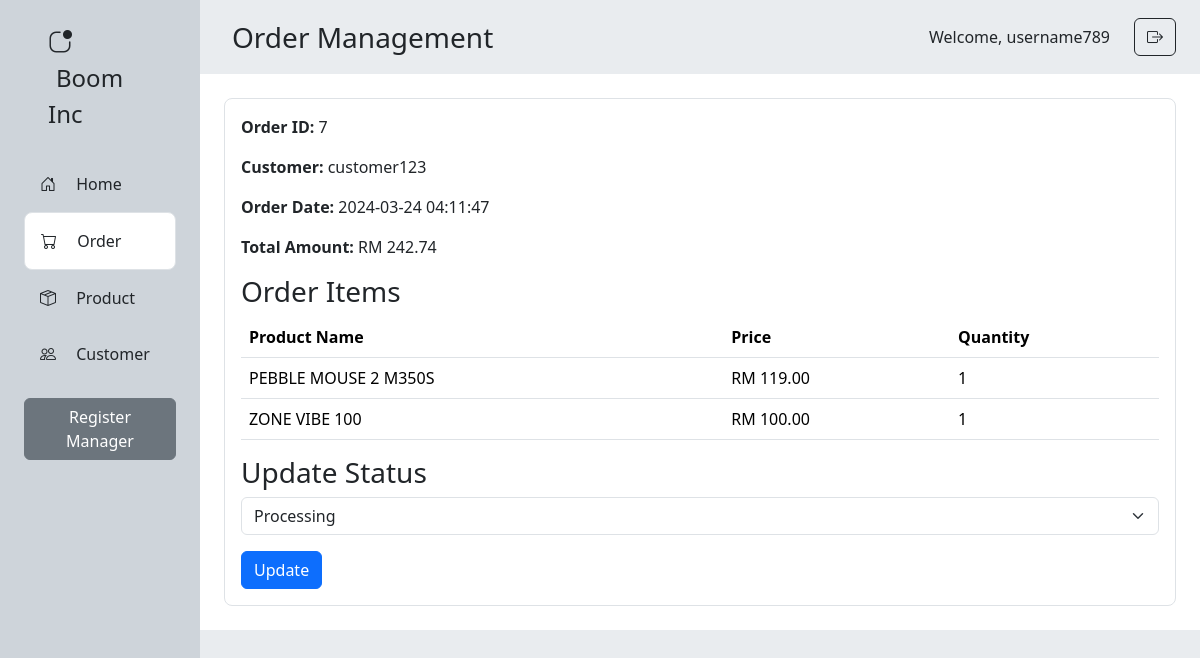
/admin/order_details.php?order_id=7 (signed in), run on the app's committed database.
### tables this page shows
CREATE TABLE `orders` (
  `order_id` int(11) NOT NULL,
  `user_id` int(11) NOT NULL,
  `order_date` datetime NOT NULL,
  `total_amount` decimal(10,2) NOT NULL,
  `order_status` enum('pending','processing','shipped','delivered','cancelled') NOT NULL
);

CREATE TABLE `users` (
  `user_id` int(11) NOT NULL,
  `username` varchar(255) NOT NULL,
  `password` varchar(255) NOT NULL,
  `name` varchar(255) NOT NULL,
  `email` varchar(255) NOT NULL,
  `address` text NOT NULL,
  `phone_number` varchar(255) NOT NULL,
  `zipcode` varchar(255) NOT NULL,
  `city` varchar(255) NOT NULL,
  `state` varchar(255) NOT NULL
);

CREATE TABLE `ordered_items` (
  `order_item_id` int(11) NOT NULL,
  `payment_id` int(11) NOT NULL,
  `order_id` int(11) NOT NULL,
  `product_id` int(11) NOT NULL,
  `user_id` int(11) NOT NULL,
  `item_quantity` int(11) NOT NULL
);

CREATE TABLE `products` (
  `product_id` int(11) NOT NULL,
  `product_name` varchar(255) NOT NULL,
  `description` text NOT NULL,
  `price` decimal(10,2) NOT NULL,
  `image_path` varchar(255) NOT NULL,
  `category_id` int(11) NOT NULL
);

### admin/order_details.php (the view, shortened to what this page needs)
<?php
include '../includes/db_connect.php';
$username = $_SESSION['username'];
if (isset ($_GET['order_id'])) {
    $orderId = (int) $_GET['order_id'];
    $stmt = $conn->prepare("SELECT orders.order_id, orders.order_date, orders.total_amount, orders.order_status, users.username
                            FROM orders
                            JOIN users ON orders.user_id = users.user_id
                            WHERE orders.order_id = ?");
    $stmt->bindParam(1, $orderId);
    $stmt->execute();
    $orderDetails = $stmt->fetch();
    $stmt = $conn->prepare("SELECT oi.order_item_id, oi.item_quantity, p.product_name, p.price
                            FROM ordered_items oi
                            JOIN products p ON oi.product_id = p.product_id
                            WHERE oi.order_id = ?");
    $stmt->bindParam(1, $orderId);
    $stmt->execute();
    $orderItems = $stmt->fetchAll();
} else {
}
?>
<!DOCTYPE html>
<html>
<head>
    <link rel="stylesheet" href="https://cdn.jsdelivr.net/npm/bootstrap@5.3.2/dist/css/bootstrap.min.css">
    <link rel="stylesheet" href="https://cdn.jsdelivr.net/npm/bootstrap-icons@1.11.3/font/bootstrap-icons.min.css">
</head>
<body>
    <div class="row m-0 min-vh-100">
        <div class="col-2 p-0 bg-dark-subtle">
            <div class="p-4 mx-4 fw-medium">
                <i class="bi bi-app-indicator fs-4 me-3"></i>
                <span class="ms-2 fs-4">Boom Inc</span>
            </div>
            <div class="mx-4">
                <div class="p-3">
                    <i class="bi bi-house-door me-3"></i>
                    Home
                </div>
                <div class="p-3 border rounded rounded-3 bg-white" onclick="location.href='orders.php';" style="cursor: pointer;">
                    <i class="bi bi-cart me-3"></i>
                    Order
                </div>
                <div class="p-3" onclick="location.href='products.php';" style="cursor: pointer;">
                    <i class="bi bi-box-seam me-3"></i>
                    Product
                </div>
                <div class="p-3">
                    <i class="bi bi-people me-3"></i>
                    Customer
                </div>
                <?php if ($_SESSION['role'] == 'admin'): ?>
                    <a href="register.php" class="my-3 btn btn-secondary">Register Manager</a>
                <?php endif; ?>
            </div>
        </div>
        <div class="col-10 p-0 bg-body-secondary">
            <div class="d-flex justify-content-between align-items-center">
                <div class="fw-medium fs-3 p-3 mx-3">
                    Order Management
                </div>
                <div class="px-4 d-flex align-items-center">
                    <span class="fs-6 fw-medium pe-4">Welcome,
                        <?php echo $username; ?>
                    </span>
                    <a href="logout.php" class="btn btn-outline-dark">
                        <i class="bi bi-box-arrow-right"></i>
                    </a>
                </div>
            </div>
            <div class="bg-white p-4">
                <div class="p-3 border rounded rounded-3">
                    <div id="order-details">
                        <p><strong>Order ID:</strong>
                            <?php echo $orderId; ?>
                        </p>
                        <p><strong>Customer:</strong>
                            <?php echo $orderDetails['username']; ?>
                        </p>
                        <p><strong>Order Date:</strong>
                            <?php echo $orderDetails['order_date']; ?>
                        </p>
                        <p><strong>Total Amount:</strong> RM
                            <?php echo number_format($orderDetails['total_amount'], 2); ?>
                        </p>
                        <h3>Order Items</h3>
                        <table class="table">
                            <thead>
                                <tr>
                                    <th>Product Name</th>
                                    <th>Price</th>
                                    <th>Quantity</th>
                                </tr>
                            </thead>
                            <tbody>
                                <?php foreach ($orderItems as $item) { ?>
                                    <tr>
                                        <td>
                                            <?php echo $item['product_name']; ?>
                                        </td>
                                        <td>RM
                                            <?php echo number_format($item['price'], 2); ?>
                                        </td>
                                        <td>
                                            <?php echo $item['item_quantity']; ?>
                                        </td>
                                    </tr>
                                <?php } ?>
                            </tbody>
                        </table>
                    </div>
                    <div id="status-update">
                        <div id="status-update">
                            <h3>Update Status</h3>
                            <form id="update-status-form">
                                <select class="form-select" name="status">
                                    <option value="processing" <?php echo ($orderDetails['order_status'] == 'processing') ? 'selected' : ''; ?>>Processing</option>
                                </select>
                                <button type="submit" class="btn btn-primary mt-3">Update</button>
                            </form>
                        </div>
                    </div>
                </div>
            </div>
        </div>
    </div>
</body>
</html>

### data on the page
orders: user.username "customer123", order_date "2024-03-24 04:11:47", total_amount "242.74", status "Processing"
ordered_items: product.product_name "PEBBLE MOUSE 2 M350S", product.price "119.00", item_quantity "1"
ordered_items: product.product_name "ZONE VIBE 100", product.price "100.00", item_quantity "1"

### other printed values
$username "username789"
$orderId "7"
